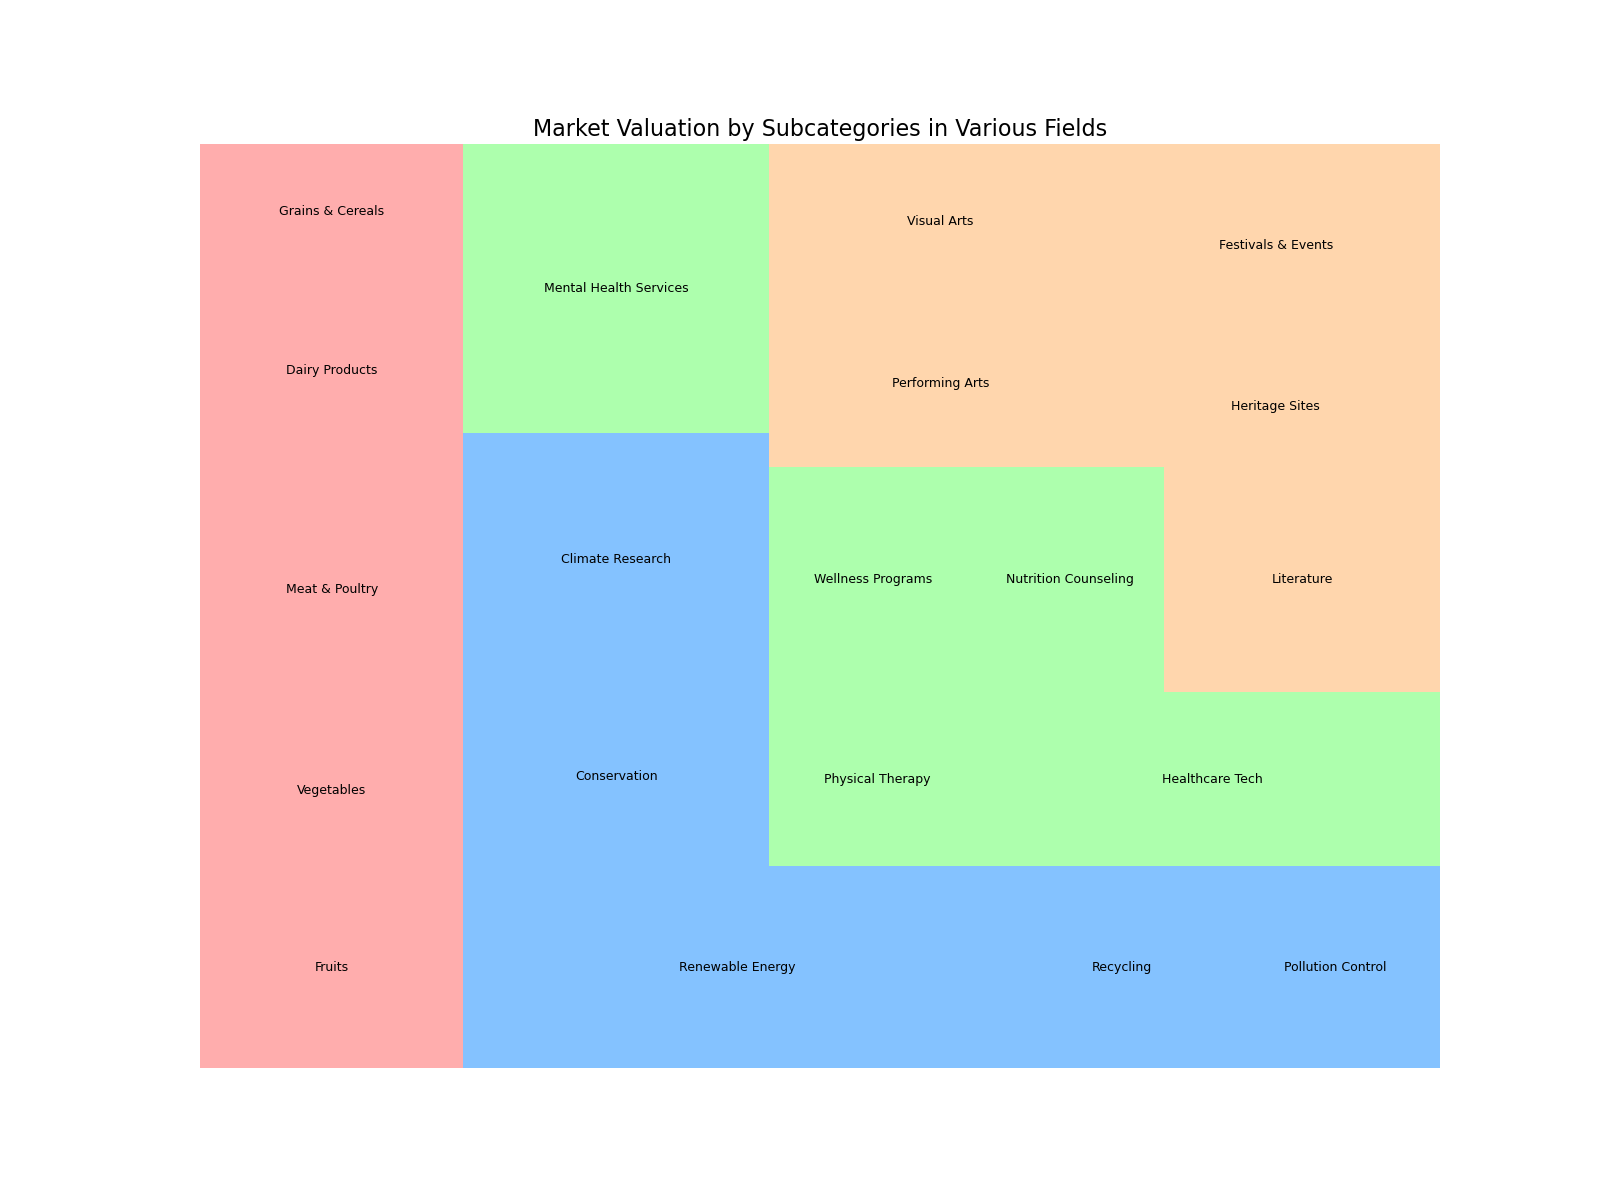

This chart was generated by the following Python code:

import matplotlib.pyplot as plt
import pandas as pd
import squarify

data = {
    "Category": ["Food & Nutrition", "Food & Nutrition", "Food & Nutrition", "Food & Nutrition", "Food & Nutrition",
                 "Environment & Climate Change", "Environment & Climate Change", "Environment & Climate Change", "Environment & Climate Change", "Environment & Climate Change",
                 "Health & Psychology", "Health & Psychology", "Health & Psychology", "Health & Psychology", "Health & Psychology",
                 "Culture & Society", "Culture & Society", "Culture & Society", "Culture & Society", "Culture & Society"],
    "Subcategory": ["Fruits", "Vegetables", "Meat & Poultry", "Dairy Products", "Grains & Cereals",
                    "Renewable Energy", "Recycling", "Pollution Control", "Conservation", "Climate Research",
                    "Mental Health Services", "Physical Therapy", "Healthcare Tech", "Wellness Programs", "Nutrition Counseling",
                    "Literature", "Performing Arts", "Visual Arts", "Heritage Sites", "Festivals & Events"],
    "Value": [120000, 90000, 150000, 110000, 80000,
              250000, 100000, 95000, 125000, 175000,
              200000, 85000, 180000, 105000, 95000,
              140000, 130000, 120000, 90000, 150000]
}

df = pd.DataFrame(data)

color_mapper = {
    'Food & Nutrition': '#ff9999',
    'Environment & Climate Change': '#66b3ff',
    'Health & Psychology': '#99ff99',
    'Culture & Society': '#ffcc99'
}

colors = [color_mapper[category] for category in df['Category']]

fig, ax = plt.subplots(1, figsize=(16, 12))

squarify.plot(sizes=df['Value'], label=df['Subcategory'], color=colors, alpha=0.8, text_kwargs={'fontsize':9})

plt.title('Market Valuation by Subcategories in Various Fields', fontsize=16)
plt.axis('off')
plt.show()
